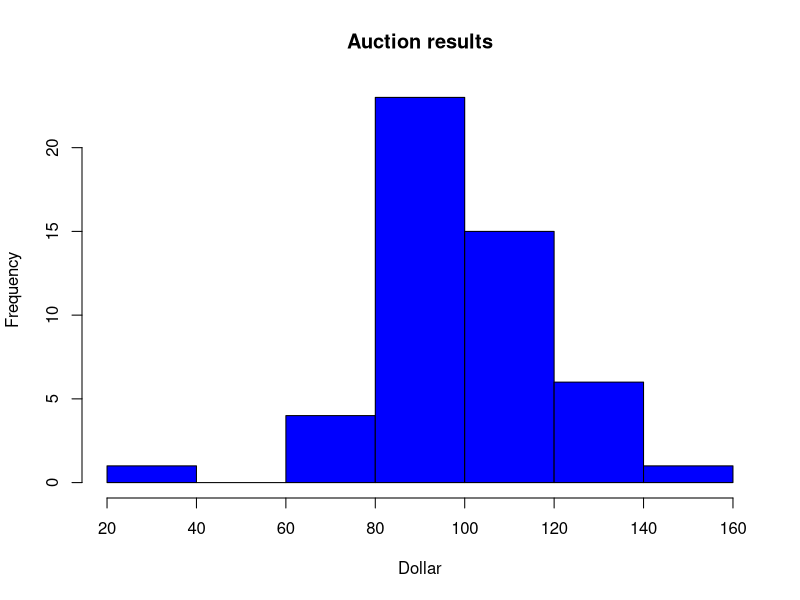

Write the R code that produced this figure.
## ---- chunk 1
hist(rnorm(50, mean=100, sd = 20), col = "blue", main ="Auction results",
     xlab = "Dollar")
